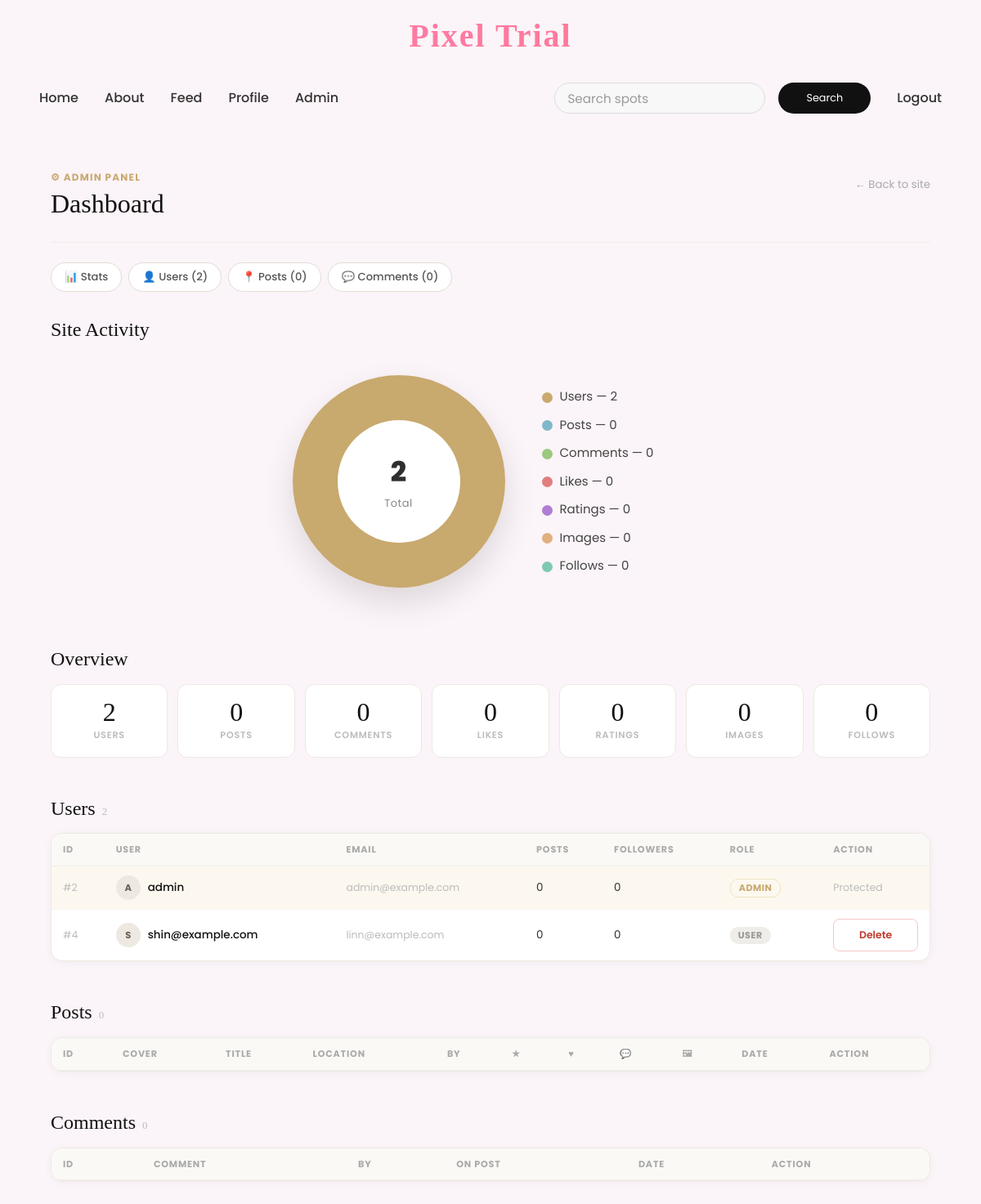
The app's page /admin (signed in), older data.
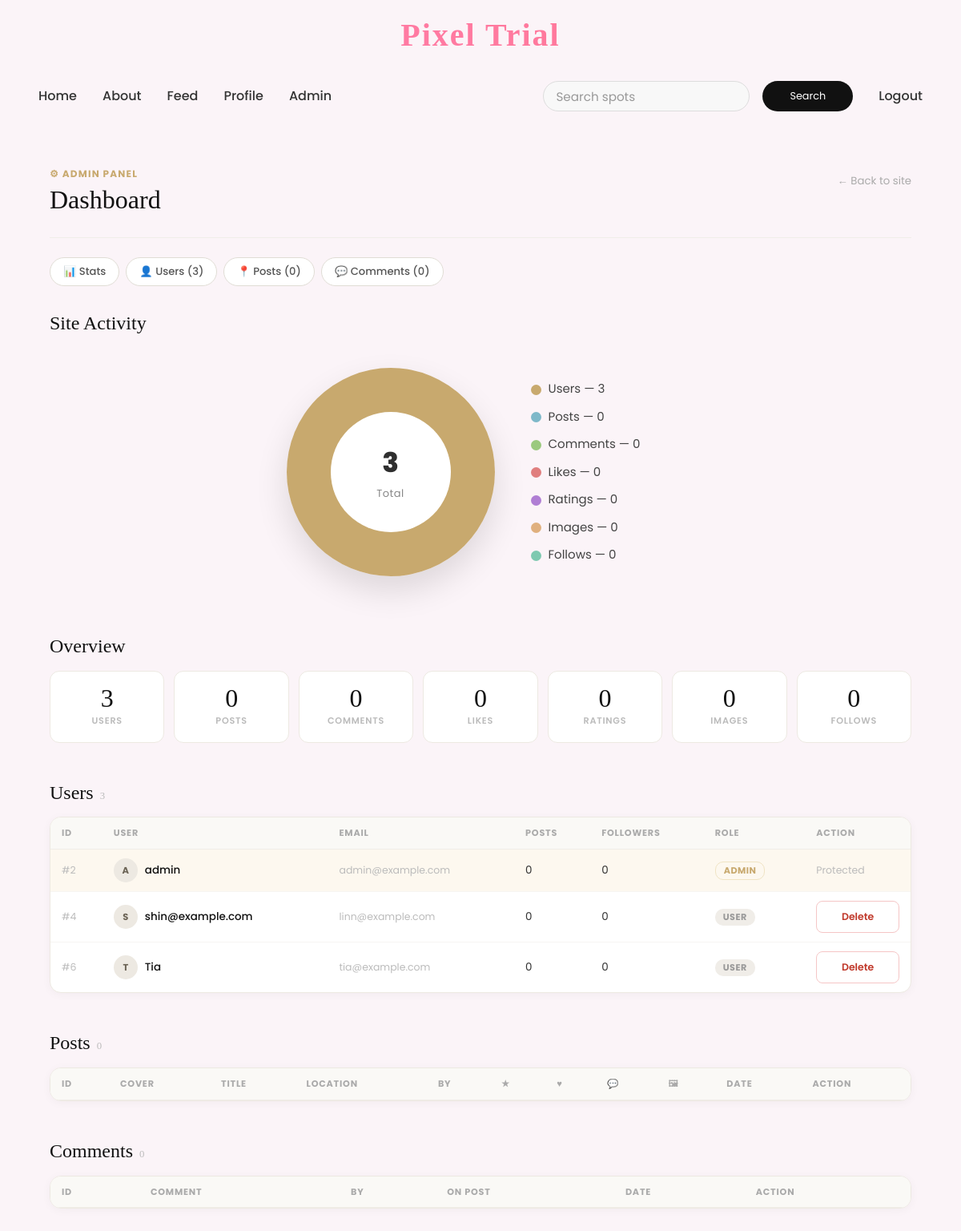
The same page, newer data.
### tables this page shows
CREATE TABLE users (
    id          INTEGER PRIMARY KEY AUTOINCREMENT,
    username    TEXT UNIQUE NOT NULL,
    email       TEXT UNIQUE,
    password    TEXT NOT NULL,
    role        TEXT DEFAULT 'user',
    is_admin    INTEGER DEFAULT 0
);

### app.py (the view)
@app.route('/admin')
@admin_required
def admin():
    db = get_db()
    users = db.execute("""
        SELECT
            users.id,
            users.username,
            users.email,
            users.role,
            users.is_admin,
            profiles.profile_photo,
            COUNT(DISTINCT spots.id) AS post_count,
            COUNT(DISTINCT followers.id) AS follower_count
        FROM users
        LEFT JOIN profiles ON profiles.user_id = users.id
        LEFT JOIN spots ON spots.user_id = users.id
        LEFT JOIN followers ON followers.following_id = users.id
        GROUP BY users.id
        ORDER BY users.id ASC
    """).fetchall()
    posts = db.execute("""
        SELECT
            spots.id,
            spots.name,
            spots.location,
            spots.cover_image,
            spots.created_at,
            users.id AS user_id,
            users.username,
            COUNT(DISTINCT likes.id) AS like_count,
            COUNT(DISTINCT comments.id) AS comment_count,
            COUNT(DISTINCT spot_images.id) AS image_count,
            ROUND(AVG(ratings.rating), 1) AS avg_rating
        FROM spots
        JOIN users ON users.id = spots.user_id
        LEFT JOIN likes ON likes.spot_id = spots.id
        LEFT JOIN comments ON comments.spot_id = spots.id
        LEFT JOIN spot_images ON spot_images.spot_id = spots.id
        LEFT JOIN ratings ON ratings.spot_id = spots.id
        GROUP BY spots.id
        ORDER BY spots.created_at DESC
    """).fetchall()
    comments = db.execute("""
        SELECT comments.id, comments.comment, comments.created_at, comments.user_id, comments.spot_id,
               users.username AS author, spots.name AS spot_name
        FROM comments
        JOIN users ON users.id = comments.user_id
        JOIN spots ON spots.id = comments.spot_id
        ORDER BY comments.created_at DESC
    """).fetchall()
    stats = {
        'users': db.execute('SELECT COUNT(*) FROM users').fetchone()[0],
        'posts': db.execute('SELECT COUNT(*) FROM spots').fetchone()[0],
        'comments': db.execute('SELECT COUNT(*) FROM comments').fetchone()[0],
        'likes': db.execute('SELECT COUNT(*) FROM likes').fetchone()[0],
        'ratings': db.execute('SELECT COUNT(*) FROM ratings').fetchone()[0],
        'images': db.execute('SELECT COUNT(*) FROM spot_images').fetchone()[0],
        'followers': db.execute('SELECT COUNT(*) FROM followers').fetchone()[0]
    }
    db.close()
    return render_template('admin.html', users=users, posts=posts, comments=comments, stats=stats)

### app.py (called while the page is built)
@app.context_processor
def inject_site_name():
    return {"siteName": "Pixel Trial"}

def get_db():
    conn = sqlite3.connect(DB_PATH)
    conn.row_factory = sqlite3.Row
    return conn

def admin_required(f):
    @wraps(f)
    def decorated(*args, **kwargs):
        if not session.get("user_id") or not session.get("is_admin"):
            return redirect(url_for("login"))
        return f(*args, **kwargs)
    return decorated

@app.before_request
def check_user_session():
    if 'user_id' in session:
        db = get_db()
        user = db.execute(
            'SELECT id, role, is_admin FROM users WHERE id = ?',
            (session['user_id'],)
        ).fetchone()
        db.close()
        if not user:
            session.clear()
        else:
            session['role'] = user['role']
            session['is_admin'] = bool(user['is_admin'])

### templates/admin.html (shortened to what this page needs)
{% extends "base.html" %}
{% block content %}
<div class="adm-wrap">
  <div class="adm-header">
    <div>
      <p class="adm-eyebrow">⚙ Admin Panel</p>
      <h1 class="adm-title">Dashboard</h1>
    </div>
    <a href="{{ url_for('feed') }}" class="adm-back">← Back to site</a>
  </div>
  <div class="adm-nav">
    <a href="#stats"    class="adm-nav-item">📊 Stats</a>
    <a href="#users"    class="adm-nav-item">👤 Users ({{ users|length }})</a>
    <a href="#posts"    class="adm-nav-item">📍 Posts ({{ posts|length }})</a>
    <a href="#comments" class="adm-nav-item">💬 Comments ({{ comments|length }})</a>
  </div>
<section class="adm-section adm-chart-section">
  <h2 class="adm-section-title">Site Activity</h2>
  {% set total_val = stats.users + stats.posts + stats.comments + stats.likes + stats.ratings + stats.images + stats.followers %}
  <div class="adm-pie-wrap">
    <div class="adm-pie"
      style="--users: {{ (stats.users / total_val * 100) if total_val > 0 else 0 }};
             --posts: {{ (stats.posts / total_val * 100) if total_val > 0 else 0 }};
             --comments: {{ (stats.comments / total_val * 100) if total_val > 0 else 0 }};
             --likes: {{ (stats.likes / total_val * 100) if total_val > 0 else 0 }};
             --ratings: {{ (stats.ratings / total_val * 100) if total_val > 0 else 0 }};
             --images: {{ (stats.images / total_val * 100) if total_val > 0 else 0 }};
             --follows: {{ (stats.followers / total_val * 100) if total_val > 0 else 0 }};">
      <div class="adm-pie-center">
        <span>{{ total_val }}</span>
        <small>Total</small>
      </div>
    </div>
    <div class="adm-pie-legend">
      <div><span class="pie-dot users"></span>Users — {{ stats.users }}</div>
      <div><span class="pie-dot posts"></span>Posts — {{ stats.posts }}</div>
      <div><span class="pie-dot comments"></span>Comments — {{ stats.comments }}</div>
      <div><span class="pie-dot likes"></span>Likes — {{ stats.likes }}</div>
      <div><span class="pie-dot ratings"></span>Ratings — {{ stats.ratings }}</div>
      <div><span class="pie-dot images"></span>Images — {{ stats.images }}</div>
      <div><span class="pie-dot follows"></span>Follows — {{ stats.followers }}</div>
    </div>
  </div>
</section>
  <section class="adm-section" id="stats">
    <h2 class="adm-section-title">Overview</h2>
    <div class="adm-stats">
      <div class="adm-stat-card">
        <span class="adm-stat-num">{{ stats.users }}</span>
        <span class="adm-stat-lbl">Users</span>
      </div>
      <div class="adm-stat-card">
        <span class="adm-stat-num">{{ stats.posts }}</span>
        <span class="adm-stat-lbl">Posts</span>
      </div>
      <div class="adm-stat-card">
        <span class="adm-stat-num">{{ stats.comments }}</span>
        <span class="adm-stat-lbl">Comments</span>
      </div>
      <div class="adm-stat-card">
        <span class="adm-stat-num">{{ stats.likes }}</span>
        <span class="adm-stat-lbl">Likes</span>
      </div>
      <div class="adm-stat-card">
        <span class="adm-stat-num">{{ stats.ratings }}</span>
        <span class="adm-stat-lbl">Ratings</span>
      </div>
      <div class="adm-stat-card">
        <span class="adm-stat-num">{{ stats.images }}</span>
        <span class="adm-stat-lbl">Images</span>
      </div>
      <div class="adm-stat-card">
        <span class="adm-stat-num">{{ stats.followers }}</span>
        <span class="adm-stat-lbl">Follows</span>
      </div>
    </div>
  </section>
  <section class="adm-section" id="users">
    <h2 class="adm-section-title">
      Users <span class="adm-count">{{ users|length }}</span>
    </h2>
    <div class="adm-table-wrap">
      <table class="adm-table">
        <thead>
          <tr>
            <th>ID</th>
            <th>User</th>
            <th>Email</th>
            <th>Posts</th>
            <th>Followers</th>
            <th>Role</th>
            <th>Action</th>
          </tr>
        </thead>
        <tbody>
          {% for u in users %}
            <tr class="{% if u.is_admin %}adm-row-admin{% endif %}">
              <td class="adm-muted">#{{ u.id }}</td>
              <td>
                <div class="adm-user-cell">
                  {% if u.profile_photo and u.profile_photo != 'default.jpg' %}
                    <img src="{{ url_for('static', filename='images/profiles/' ~ u.profile_photo) }}"
                         class="adm-avatar" alt="">
                  {% else %}
                    <div class="adm-avatar adm-avatar-i">{{ u.username[0].upper() }}</div>
                  {% endif %}
                  <a href="{{ url_for('profile', user_id=u.id) }}" class="adm-link">
                    {{ u.username }}
                  </a>
                </div>
              </td>
              <td class="adm-muted">{{ u.email or '—' }}</td>
              <td>{{ u.post_count }}</td>
              <td>{{ u.follower_count }}</td>
              <td>
                {% if u.is_admin %}
                  <span class="adm-badge adm-badge-admin">Admin</span>
                {% else %}
                  <span class="adm-badge">User</span>
                {% endif %}
              </td>
              <td>
                {% if not u.is_admin %}
                  <form action="{{ url_for('admin_delete_user', user_id=u.id) }}"
                        method="POST"
                        onsubmit="return confirm('Delete {{ u.username }} and ALL their data? This cannot be undone.')">
                    <button type="submit" class="adm-del-btn">Delete</button>
                  </form>
                {% else %}
                  <span class="adm-muted">Protected</span>
                {% endif %}
              </td>
            </tr>
          {% endfor %}
        </tbody>
      </table>
    </div>
  </section>
  <section class="adm-section" id="posts">
    <h2 class="adm-section-title">
      Posts <span class="adm-count">{{ posts|length }}</span>
    </h2>
    <div class="adm-table-wrap">
      <table class="adm-table">
        <thead>
          <tr>
            <th>ID</th>
            <th>Cover</th>
            <th>Title</th>
            <th>Location</th>
            <th>By</th>
            <th>★</th>
            <th>♥</th>
            <th>💬</th>
            <th>🖼</th>
            <th>Date</th>
            <th>Action</th>
          </tr>
        </thead>
      </table>
    </div>
  </section>
  <section class="adm-section" id="comments">
    <h2 class="adm-section-title">
      Comments <span class="adm-count">{{ comments|length }}</span>
    </h2>
    <div class="adm-table-wrap">
      <table class="adm-table">
        <thead>
          <tr>
            <th>ID</th>
            <th>Comment</th>
            <th>By</th>
            <th>On post</th>
            <th>Date</th>
            <th>Action</th>
          </tr>
        </thead>
      </table>
    </div>
  </section>
</div>
{% endblock %}

### templates/base.html (shortened to what this page needs)
<!DOCTYPE html>
<html>
<head>
    <link href="https://cdn.jsdelivr.net/npm/bootstrap@5.3.2/dist/css/bootstrap.min.css" rel="stylesheet">
    <link rel="stylesheet" href="{{ url_for('static', filename='styles.css') }}">
</head>
<body>
 <h2 class="logo">Pixel Trial </h2>
<nav class="navbar navbar-expand-lg navbar-light">
    <div class="container-fluid">
        <div class="collapse navbar-collapse" id="navbarNavAltMarkup">
            <div class="navbar-nav">
                <a class="nav-link active" href="/">Home</a>
                <a class="nav-link" href="/about">About</a>
                <a class="nav-link" href="/feed">Feed</a>
                <a class="nav-link" href="/profile">Profile</a>
                {% if session.get('is_admin') %}
                    <a class="nav-link" href="/admin">Admin</a>
                {% endif %}
            </div>
            <div class="d-flex align-items-center ms-auto">
                <form class="d-flex me-3" action="/search" method="GET">
                    <input class="form-control me-2" type="search" name="query" placeholder="Search spots">
                    <button class="btn btn-outline-light">Search</button>
                </form>
                <div class="navbar-nav">
                    {% if session.get('user_id') %}
                        <a class="nav-link" href="/logout">Logout</a>
                    {% else %}
                        <a class="nav-link" href="/login">Login</a>
                        <a class="nav-link" href="/register">Register</a>
                    {% endif %}
                </div>
            </div>
        </div>
    </div>
</nav>
    <div class="container mt-4">
        {% block content %}
        {% endblock %}
    </div>
</body>
</html>

Row changes from the older to the newer data that the page shows:
added users: id "6", username "T", username "Tia", email "tia@example.com", post_count "0", follower_count "0", shows "USER"
Text that changed along with them:
{{ users|length }}: "2" → "3"
{{ total_val }}: "2" → "3"
{{ stats.users }}: "2" → "3"
